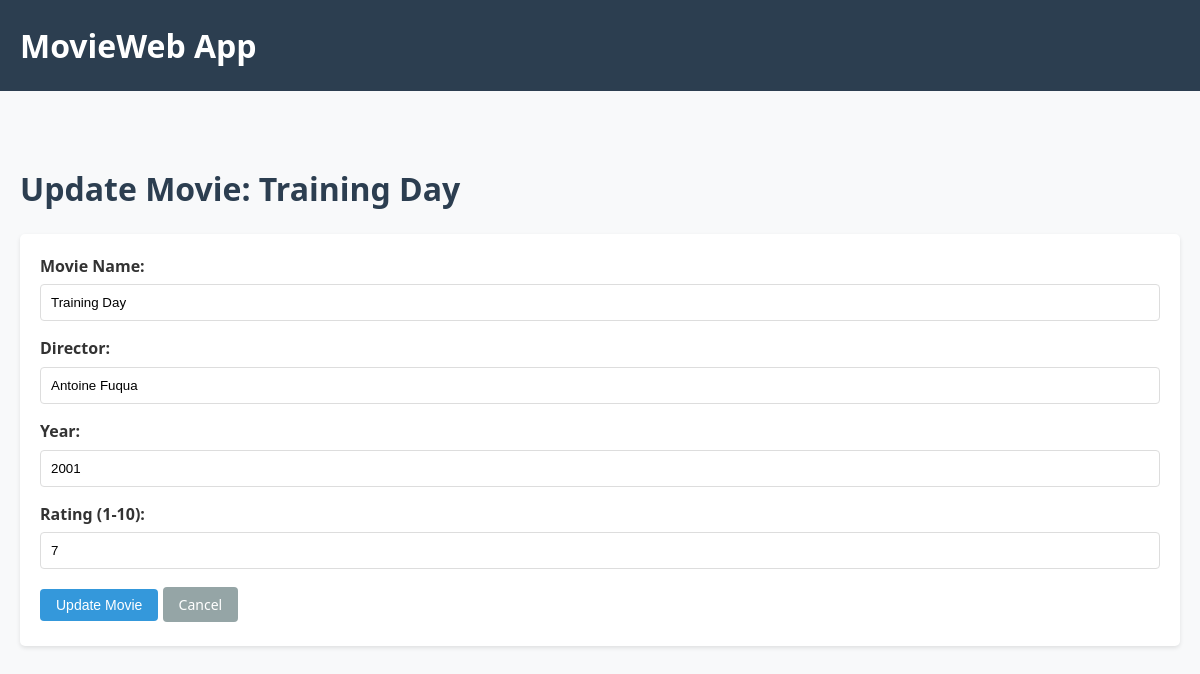
Screenshot of /users/1/update_movie/1 with the database file from the repository.
### backend/datamanager/data_models.py (models this page shows, shortened)
class Movie(db.Model):
    id = db.Column(db.Integer, primary_key=True, autoincrement=True)
    name = db.Column(db.String(50), unique=True, nullable=False)
    director = db.Column(db.String(50), nullable=False)
    year = db.Column(db.Integer, nullable=False)
    rating = db.Column(db.Integer, nullable=False)
    movie_users = db.relationship('UserMovie', back_populates='movie')

### app.py (the view, shortened to what this page needs)
@app.route('/users/<user_id>/update_movie/<movie_id>',
           methods=['GET', 'POST'])
def update_movie(user_id, movie_id):
    movie = Movie.query.get(movie_id)  # Fetch the movie by its ID
    if not movie:
        return f"Movie with ID {movie_id} not found.", 404
    return render_template('update_movie.html', movie=movie,
                           user_id=user_id)

### frontend/templates/update_movie.html (shortened to what this page needs)
<!DOCTYPE html>
<html lang="en">
<head>
    <link rel="stylesheet" href="{{ url_for('static', filename='style.css') }}">
</head>
<body>
    <header>
        <h1>MovieWeb App</h1>
    </header>
    <div class="container">
        <h1>Update Movie: {{ movie.name }}</h1>
        <form method="POST">
            <label for="name">Movie Name:</label>
            <input type="text" id="name" name="name" value="{{ movie.name }}" required>
            <label for="director">Director:</label>
            <input type="text" id="director" name="director" value="{{ movie.director }}" required>
            <label for="year">Year:</label>
            <input type="number" id="year" name="year" value="{{ movie.year }}" required>
            <label for="rating">Rating (1-10):</label>
            <input type="number" id="rating" name="rating" value="{{ movie.rating }}" min="1" max="10" required>
            <button type="submit" class="btn">Update Movie</button>
            <a href="{{ url_for('user_movies', user_id=user_id) }}" class="btn btn-secondary">Cancel</a>
        </form>
    </div>
</body>
</html>

### frontend/static/style.css (style rules this page uses)
body { font-family: 'Segoe UI', Tahoma, Geneva, Verdana, sans-serif; line-height: 1.6; color: #333; background-color: #f8f9fa; padding: 0; margin: 0; }
.container { max-width: 1200px; margin: 0 auto; padding: 20px; }
h1, h2, h3 { color: #2c3e50; margin-bottom: 20px; }
a { color: #3498db; text-decoration: none; transition: color 0.3s; }
header { background-color: #2c3e50; color: white; padding: 20px 0; margin-bottom: 30px; }
header h1 { color: white; margin: 0; padding: 0 20px; }
button, .btn { background-color: #3498db; color: white; border: none; padding: 8px 16px; border-radius: 4px; cursor: pointer; transition: background-color 0.3s; font-size: 14px; margin: 5px 0; }
.btn-secondary { background-color: #95a5a6; }
form { background: white; padding: 20px; border-radius: 5px; box-shadow: 0 2px 4px rgba(0,0,0,0.1); margin-bottom: 20px; }
label { display: block; margin-bottom: 5px; font-weight: bold; }
input[type="text"], input[type="number"], input[type="password"], input[type="email"], select, textarea { width: 100%; padding: 10px; margin-bottom: 15px; border: 1px solid #ddd; border-radius: 4px; box-sizing: border-box; }

### rows the page displays
Movie: name "Training Day", director "Antoine Fuqua", year "2001", rating "7"
